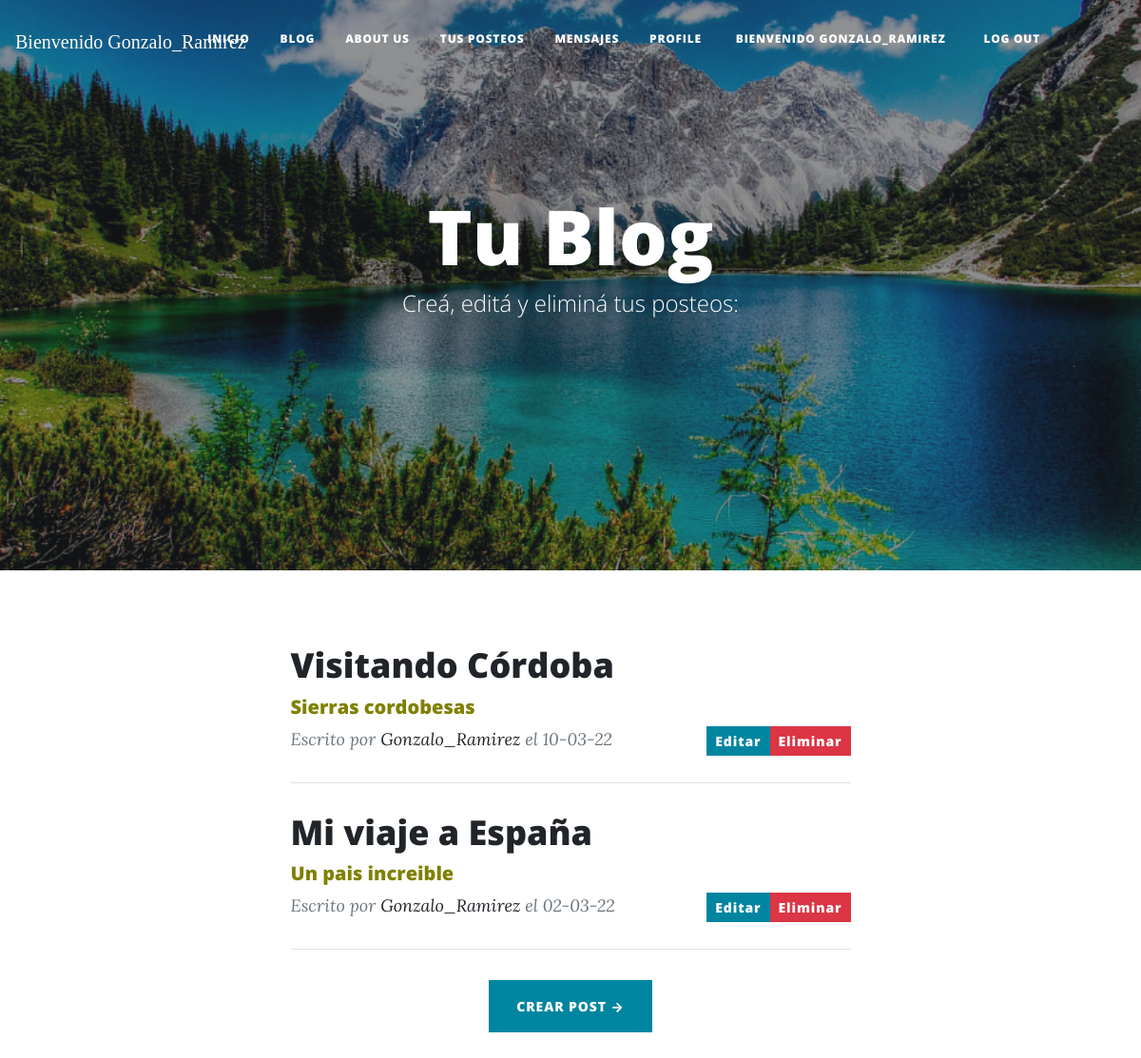
/AppViajes/listar_post (signed in), run on an earlier commit of the app's database.
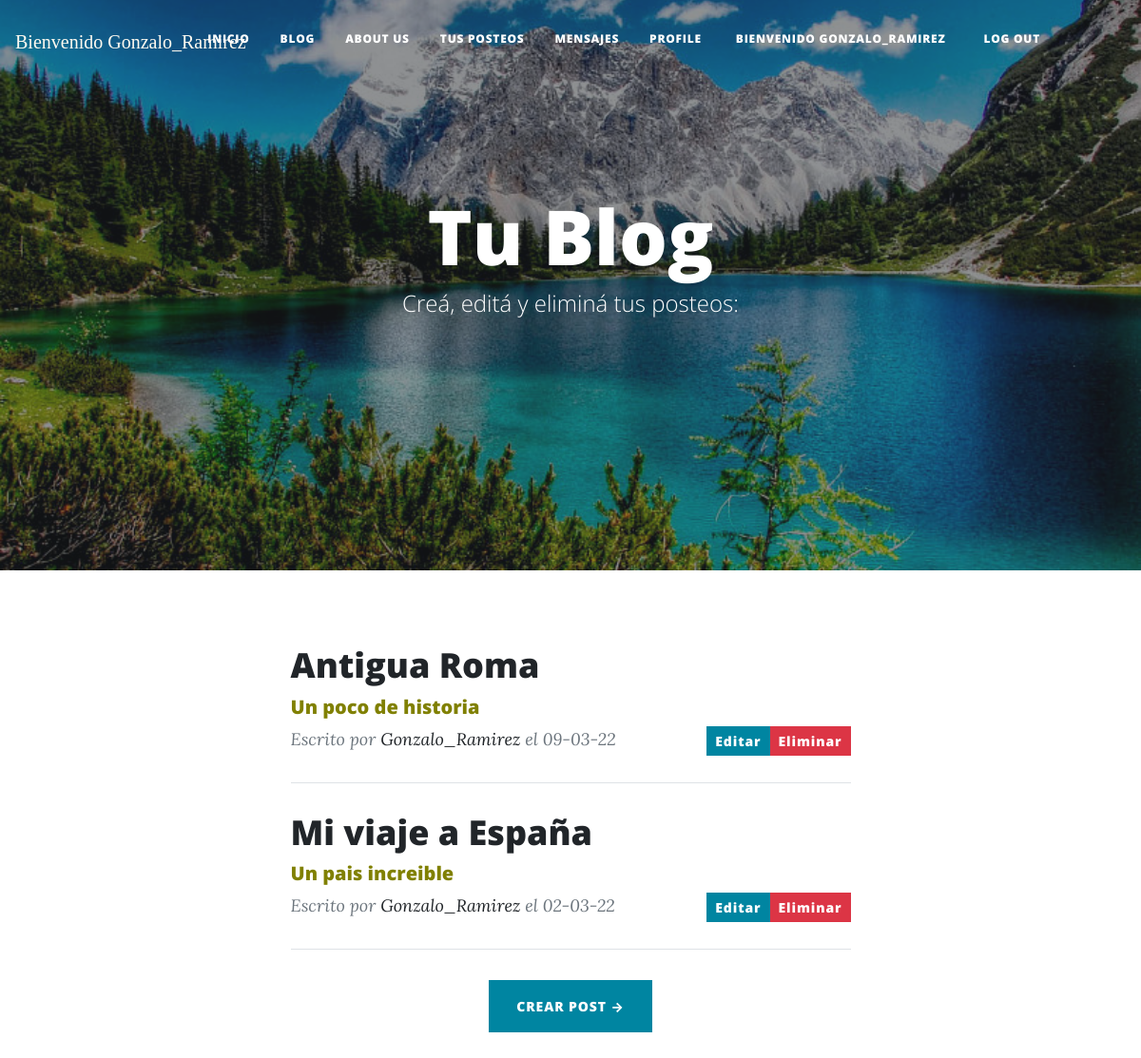
And on a later commit of the database.
### AppViajes/models.py (models this page shows, shortened)
class Post(models.Model):
    id=models.AutoField(primary_key= True)
    titulo=models.CharField('Titulo',max_length=50,null= False, blank= False)
    subtitulo=models.CharField('Subtitulo',max_length=30)
    slug=models.CharField('Slug',max_length=100,null= False, blank= False)
    contenido=RichTextField()
    autor=models.ForeignKey(User, on_delete=models.CASCADE)
    fecha_creacion=models.DateField('Fecha de creación', auto_now=False, auto_now_add=True)

### AppViajes/views.py (the view)
# urls.py: path('listar_post',ListarPost.as_view(), name='listar_post'),
class ListarPost(ListView):
    model = Post
    template_name = 'AppViajes/listar_post.html'
    def get_queryset(self):
        return Post.objects.filter(autor=self.request.user).order_by('-fecha_creacion')

### templates/AppViajes/listar_post.html (shortened to what this page needs)
{% extends 'AppViajes/index.html'%}
{% load static %}
{% block titulo_principal%}
Tu Blog
<span class="subheading">Creá, editá y eliminá tus posteos:</span>
{% endblock titulo_principal %}
{% block imagen%}
{% static 'AppViajes/assets/img/fondo.jpg'%}
{% endblock imagen %}
{%block contenido%}
    {% for post in object_list %}
                                <div class="post-preview">
                                    <a href= "{% url 'AppViajes:Detalle_post' post.slug %}">
                                        <h2 class="post-title">
                                            {{post.titulo}}
                                        </h2>
                                        <h5 style="color:#808000" class="post-subtitulo">
                                            {{post.subtitulo}}
                                        </h5>
                                    </a>
                                    <div>
                                    <div> <a class="btn btn-danger btn-sm" style= "float: right;" href="{% url 'AppViajes:Eliminar_post' post.id%}">Eliminar</a></div>
                                    <div> <a class="btn btn-primary btn-sm"  style= "float: right;"  href="{% url 'AppViajes:Editar_post' post.id%}">Editar </a></div>
                                    </div>
                                    <p class="post-meta">
                                        Escrito por
                                        <a href="#!">{{post.autor}}</a> el
                                        {{post.fecha_creacion |date:"d-m-y"}}
                                    </p>
                                </div>
                                <hr>
                            {% endfor %}
<p>
    <p>
    <div align="center"><a class="btn btn-primary text-uppercase"  href="{% url 'AppViajes:Crear_post' %}">Crear Post →</a></div>
    </p>
{%endblock contenido%}

What changed in the data, as far as the page shows it:
removed Post: titulo "Visitando Córdoba", subtitulo "Sierras cordobesas", autor "Gonzalo_Ramirez", fecha_creacion "10-03-22"
added Post: titulo "Antigua Roma", subtitulo "Un poco de historia", autor "Gonzalo_Ramirez", fecha_creacion "09-03-22"
